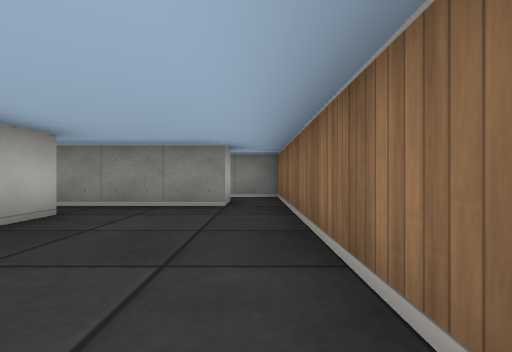
view 1 (above)

16 first-person views from a walk through a cub3D maze. The camera is about half as high as the walls, looks level and sees 85° across. The floor is counted in squares. Each view is taken from the middle of a square. On the plan, view 1 faces up. The plan holds only what a view shows up to about 9 squares ahead; the rest is blank.

view 2
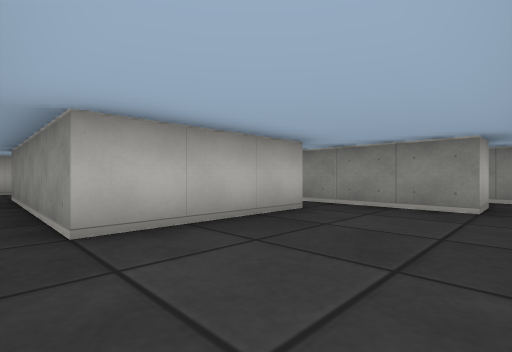

view 3
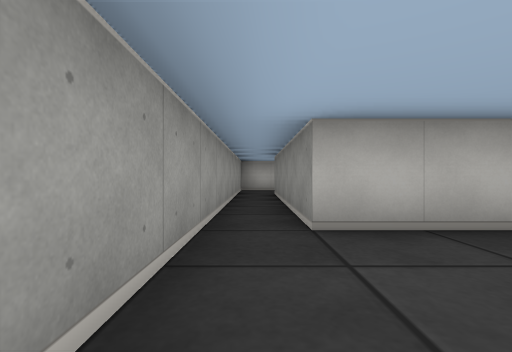

view 4
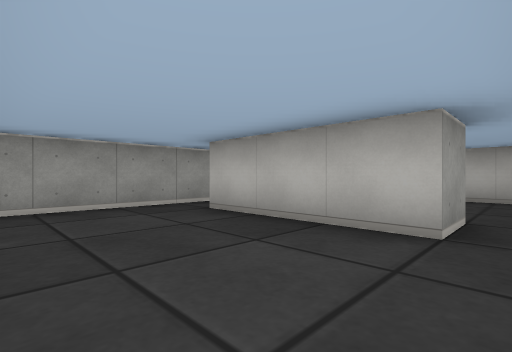

view 5
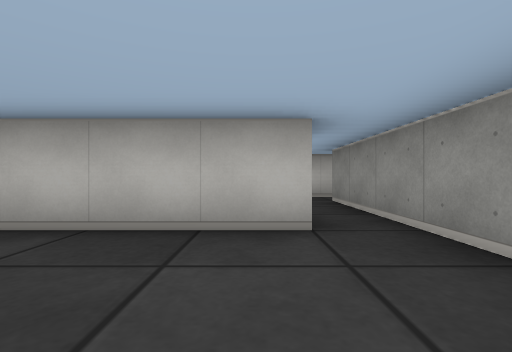

view 6
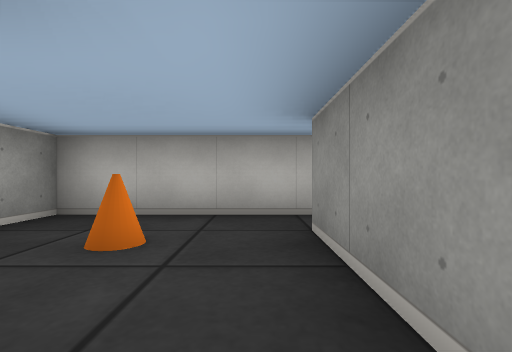

view 7
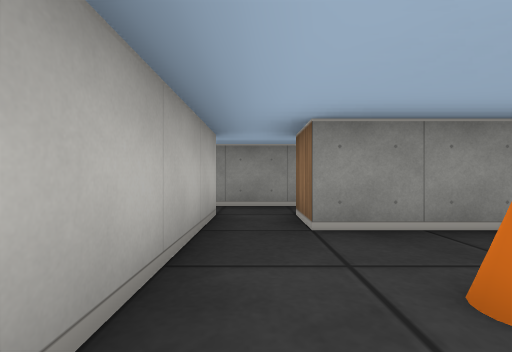

view 8
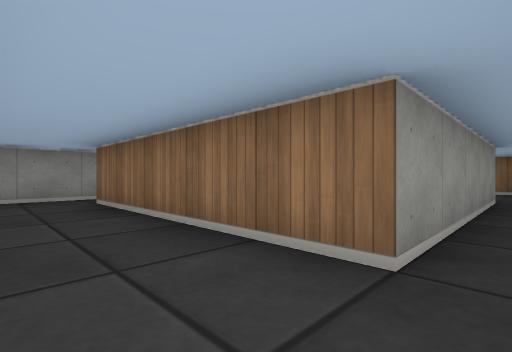

view 9
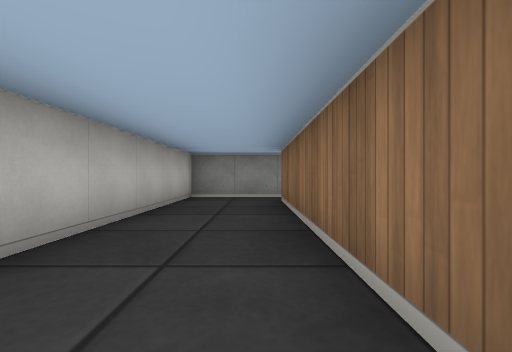

view 10
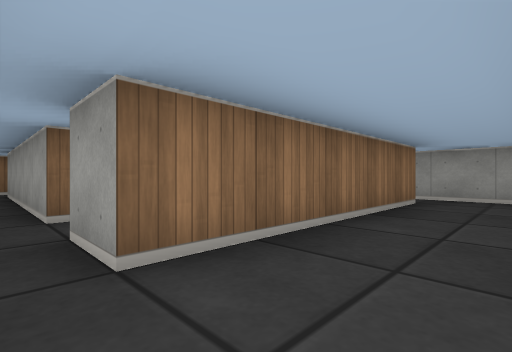

view 11
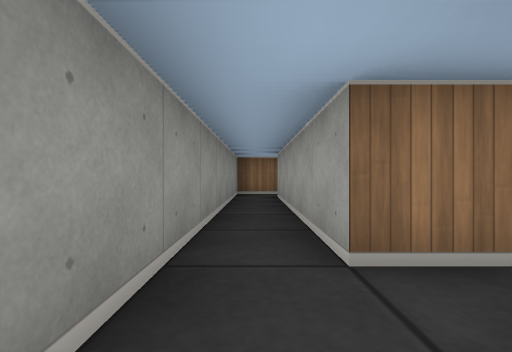

view 12
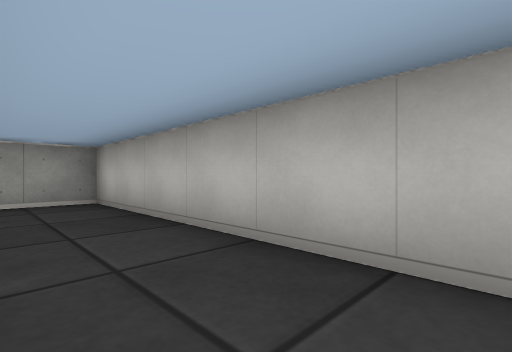

view 13
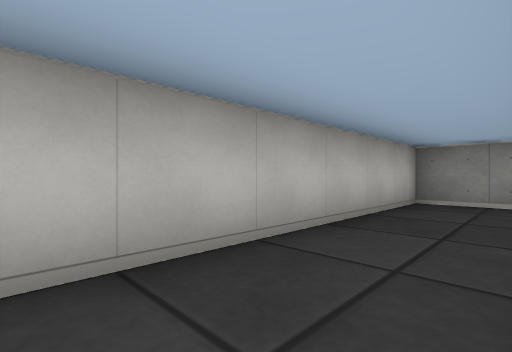

view 14
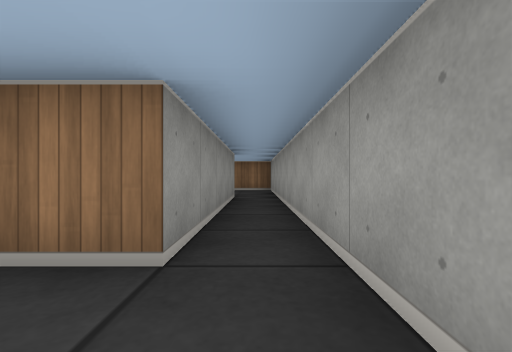

view 15
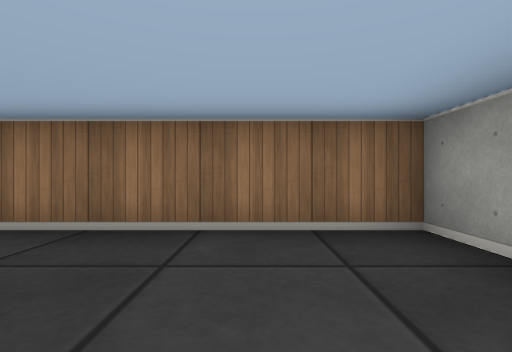

view 16
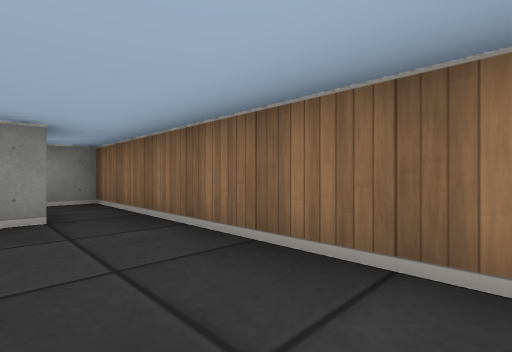

### Floor plan
Ten units are one square. View 1 is at (0, 0); x grows to the right and y downward. Boxes are objects, and circles mark ways between rooms. Rooms are numbered by the first view taken in them; rooms with no view inside come last. Other rooms are left out.
<svg viewBox="-100 -70 110 80">
<path fill="none" stroke="#000" d="M-35 -35 -25 -35 -25 -5 -75 -5M-5 -55 -5 -45 -35 -45M-75 5 5 5 5 -55M-35 -45 -55 -45 -55 -55M-65 -55 -65 -15 -56 -15M-75 -5 -75 -55 -65 -55M-65 -65 -95 -65 -95 5 -75 5M-55 -55 -5 -55M5 -55 5 -65 -65 -65"/>
<rect x="-55" y="-35" width="10" height="10" fill="#bbb"><title>cone</title></rect>
<circle cx="-30" cy="-40" r="3" fill="#2a7"/>
<circle cx="-80" cy="0" r="3" fill="#2a7"/>
<circle cx="0" cy="-50" r="3" fill="#2a7"/>
<circle cx="-60" cy="-50" r="3" fill="#2a7"/>
<circle cx="-70" cy="-60" r="3" fill="#2a7"/>
<text x="-20" y="-20">1</text>
<text x="-50" y="-30">2</text>
<text x="-80" y="-30">3</text>
<text x="-30" y="-60">4</text>
</svg>
Room 1 opens to room 2. Room 1 opens to room 3. Room 1 opens to room 4. Room 2 opens to room 4. Room 3 opens to room 4.

Where each view was taken, in squares from view 1:
view 1: 0 up, 0 right, facing up
view 2: 0 up, 0 right, facing up-left
view 3: 0 up, 0 right, facing left
view 4: 4 up, 0 right, facing down-left
view 5: 3 up, 0 right, facing left
view 6: 4 up, 3 left, facing left
view 7: 2 up, 6 left, facing up
view 8: 0 up, 9 left, facing up-right
view 9: 0 up, 8 left, facing up
view 10: 6 up, 9 left, facing down-right
view 11: 6 up, 7 left, facing right
view 12: 5 up, 8 left, facing down-left
view 13: 1 up, 8 left, facing up-left
view 14: 0 up, 9 left, facing right
view 15: 1 up, 2 left, facing right
view 16: 1 up, 1 left, facing up-right
